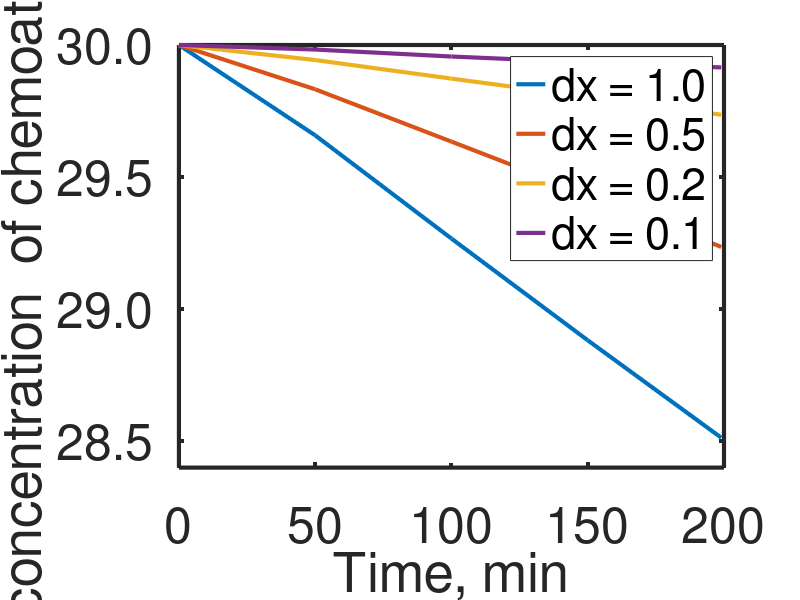
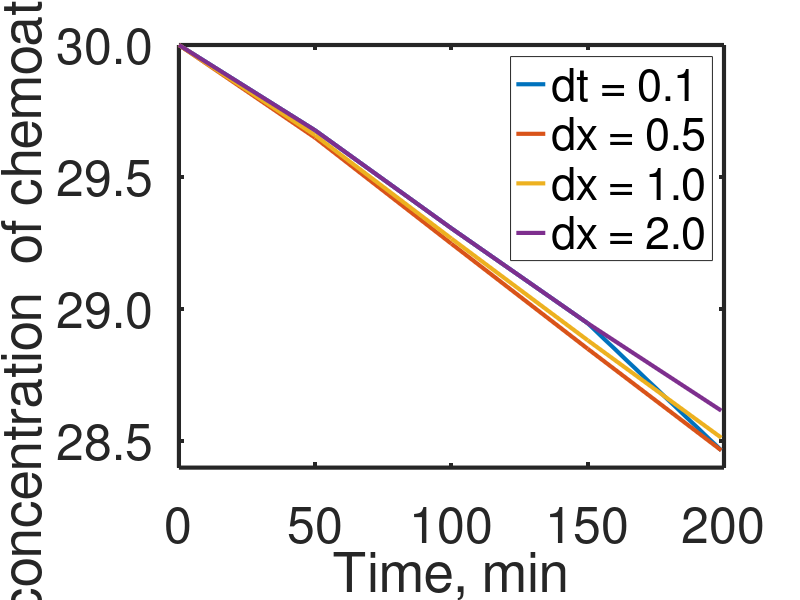

MATLAB code to generate these figures, in order:

%%% check how the total concentration changes in time for different space
%%% and time steps

time = [   0    50   100   150   199 ];

%%%
% space steps
%%%%

int1 = [30.0000   29.6580   29.2671   28.8820   28.5132]; % space step 1

int2 = [ 30.0000   29.8323   29.6342   29.4349   29.2355]; % space step 1/2

int5 = [ 30.0000   29.9431   29.8727   29.8041   29.7359]; % space step 1/5

int10 = [30.0000   29.9828   29.9564   29.9343   29.9151];% space steps 1/10


figure 

h = plot(time,int1, time, int2, time,int5,time,int10, 'LineWidth',3)


set(h,{'linew'},{3})

set(gca,'linew',3)

leg = legend('dx = 1.0', 'dx = 0.5', 'dx = 0.2', 'dx = 0.1')

set(leg,'FontSize',36)

ylabel('Total concentration  of chemoattractant, c')

set(gca,'YTick',28.5:0.5:30)
set(gca,'YTickLabel',[28.5,29.0,29.5,30.0])

yticks(28.5:0.5:30)
yticklabels({'28.5','29.0','29.5','30.0'})


%ylim([0,30])

xlabel('Time, min')

set(gca,'FontSize',36)
ax = gca;




%%%%%
% time steps
%%%%%


intdt05 =[ 30.0000   29.6486   29.2476   28.8497   28.4653]; % time step 0.5

intdt01 = [  30.0000   29.6767   29.3058   28.9464   28.4653]; % time step 0.1

intdt2 = [30.0000   29.6767   29.3058   28.9464   28.6157]; % time step 2


figure 

h = plot(time,intdt01,time, intdt05, time,int1, time,intdt2, 'LineWidth',3)


set(h,{'linew'},{3})

set(gca,'linew',3)

leg = legend('dt = 0.1', 'dx = 0.5', 'dx = 1.0', 'dx = 2.0')

set(leg,'FontSize',36)

ylabel('Total concentration  of chemoattractant, c')

set(gca,'YTick',28.5:0.5:30)
set(gca,'YTickLabel',[28.5,29.0,29.5,30.0])

yticks(28.5:0.5:30)
yticklabels({'28.5','29.0','29.5','30.0'})


%ylim([0,30])

xlabel('Time, min')

set(gca,'FontSize',36)
ax = gca;


